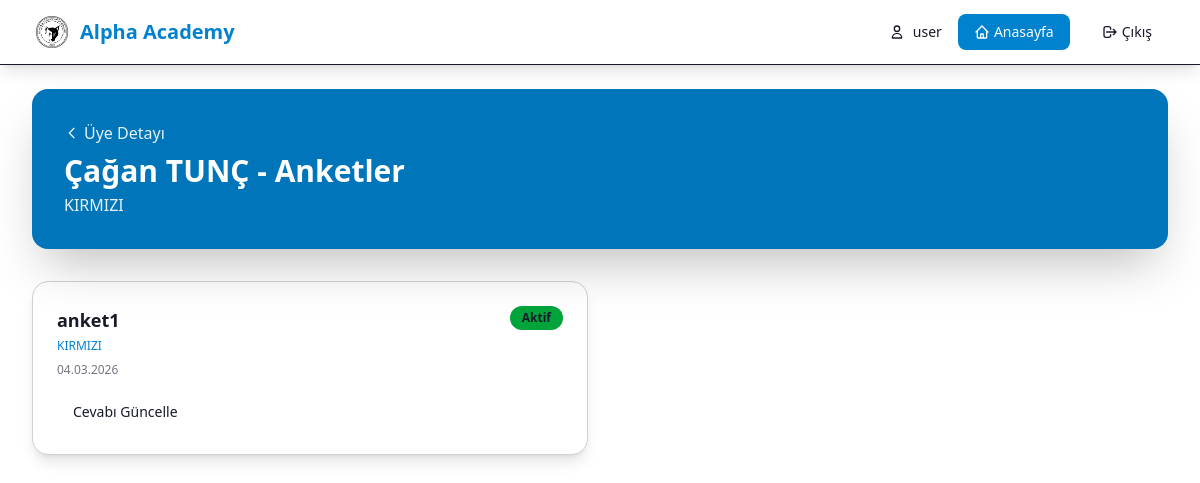
/teams/members/1/questionnaires/ (signed in), run on the app's committed database.
### user/models.py (models this page shows, shortened)
class User(AbstractUser):
    email = models.EmailField(unique=True)
    adi = models.CharField(max_length=30, blank=True)
    soyadi = models.CharField(max_length=30, blank=True)
    telefon = models.CharField(max_length=15, blank=True, null=True)
    created_at = models.DateTimeField(auto_now_add=True)
    updated_at = models.DateTimeField(auto_now=True)
    USERNAME_FIELD = 'email'
    REQUIRED_FIELDS = []  # No additional required fields since email is the username
    objects = CustomUserManager()
    class Meta:
        verbose_name = 'User'
        verbose_name_plural = 'Users'
        ordering = ['-created_at']

### team/models.py (models this page shows, shortened)
class Team(models.Model):
    name = models.CharField(max_length=100, verbose_name='Takım Adı')
    description = models.TextField(blank=True, null=True, verbose_name='Açıklama')
    logo = models.ImageField(upload_to='team_logos/', blank=True, null=True, verbose_name='Logo')
    founded_date = models.DateField(blank=True, null=True, verbose_name='Kuruluş Tarihi')
    created_at = models.DateTimeField(auto_now_add=True)
    updated_at = models.DateTimeField(auto_now=True)
    class Meta:
        verbose_name = 'Takım'
        verbose_name_plural = 'Takımlar'
        ordering = ['name']

class Questionnaire(models.Model):
    title = models.CharField(max_length=150, verbose_name='Başlık')
    description = models.TextField(blank=True, null=True, verbose_name='Açıklama')
    schema = models.JSONField(default=dict, verbose_name='Soru Şeması')
    teams = models.ManyToManyField(Team, blank=True, related_name='questionnaires', verbose_name='Takımlar')
    is_active = models.BooleanField(default=True, verbose_name='Aktif mi?')
    begin_date = models.DateField(null=True, blank=True, verbose_name='Başlangıç Tarihi')
    end_date = models.DateField(null=True, blank=True, verbose_name='Bitiş Tarihi')
    created_by = models.ForeignKey(settings.AUTH_USER_MODEL, on_delete=models.SET_NULL, null=True, blank=True, related_name='created_questionnaires', verbose_name='Oluşturan')
    created_at = models.DateTimeField(auto_now_add=True)
    updated_at = models.DateTimeField(auto_now=True)
    class Meta:
        verbose_name = 'Anket'
        verbose_name_plural = 'Anketler'
        ordering = ['-created_at']

### team/views.py (the view)
# urls.py: path('members/<int:member_pk>/questionnaires/', views.questionnaire_list, name='questionnaire_list'),
@login_required
def questionnaire_list(request, member_pk):
    member = get_object_or_404(TeamMember, pk=member_pk)
    _ensure_member_access(request, member)
    today = date.today()
    questionnaires = Questionnaire.objects.filter(
        models.Q(teams=member.team) | models.Q(teams__isnull=True),
        models.Q(begin_date__isnull=True) | models.Q(begin_date__lte=today),
        models.Q(end_date__isnull=True) | models.Q(end_date__gte=today)
    ).prefetch_related('teams').select_related('created_by').distinct().order_by('-created_at')
    responses = QuestionnaireResponse.objects.filter(member=member, questionnaire__in=questionnaires)
    response_map = {response.questionnaire_id: response for response in responses}
    context = {
        'member': member,
        'team': member.team,
        'questionnaires': questionnaires,
        'response_map': response_map,
        'title': f'{member.name} {member.surname} - Anketler'
    }
    return render(request, 'team/questionnaire_list.html', context)

### team/templatetags/team_filters.py (called while the page is built)
@register.filter
def get_item(value, key):
    if isinstance(value, dict):
        return value.get(key)
    return None

### team/views.py (called while the page is built)
def _ensure_member_access(request, member):
    if request.user.is_staff:
        return
    if request.user != member.user:
        raise PermissionDenied

### team/templates/team/questionnaire_list.html (shortened to what this page needs)
{% extends 'user/base.html' %}
{% load team_filters %}
{% block content %}
<div class="max-w-6xl mx-auto animate-fade-in">
    <div class="bg-primary text-primary-content rounded-2xl shadow-2xl p-8 mb-8 relative overflow-hidden">
        <div class="absolute inset-0 bg-black/10"></div>
        <div class="relative z-10 flex flex-col sm:flex-row sm:items-center sm:justify-between gap-4">
            <div>
                <a href="{% url 'team:member_detail' member.pk %}" class="inline-flex items-center opacity-90 hover:opacity-100 font-medium mb-2 group">
                    <svg class="w-4 h-4 mr-1 group-hover:-translate-x-1 transition-transform" fill="none" stroke="currentColor" viewBox="0 0 24 24">
                        <path stroke-linecap="round" stroke-linejoin="round" stroke-width="2" d="M15 19l-7-7 7-7"></path>
                    </svg>
                    Üye Detayı
                </a>
                <h1 class="text-2xl md:text-3xl font-bold">{{ title }}</h1>
                <p class="opacity-90 mt-1">{{ team.name }}</p>
            </div>
        </div>
    </div>
    {% if questionnaires %}
    <div class="grid grid-cols-1 md:grid-cols-2 gap-6">
        {% for questionnaire in questionnaires %}
        {% with response=response_map|get_item:questionnaire.id %}
        <div class="bg-base-100 rounded-2xl shadow-lg border border-base-300 p-6 hover-lift">
            <div class="flex items-start justify-between gap-4">
                <div>
                    <h2 class="text-lg font-semibold text-base-content">{{ questionnaire.title }}</h2>
                    {% if questionnaire.teams.exists %}
                    <p class="text-xs text-primary font-medium mt-1">
                        {% for team in questionnaire.teams.all %}
                            {{ team.name }}{% if not forloop.last %}, {% endif %}
                        {% endfor %}
                    </p>
                    {% else %}
                    <p class="text-xs text-base-content/60 mt-1">Tüm takımlar</p>
                    {% endif %}
                    <div class="flex items-center gap-2 mt-2">
                        <p class="text-xs text-base-content/60">{{ questionnaire.created_at|date:"d.m.Y" }}</p>
                    </div>
                </div>
                {% if questionnaire.is_active %}
                <span class="inline-flex px-3 py-1 rounded-full text-xs font-semibold bg-success ">Aktif</span>
                {% else %}
                <span class="inline-flex px-3 py-1 rounded-full text-xs font-semibold bg-base-200 text-base-content/80">Pasif</span>
                {% endif %}
            </div>
            <div class="mt-4 flex flex-wrap gap-2">
                 {% if response %}
                <a href="{% url 'team:questionnaire_respond' questionnaire.pk %}?member={{ member.pk }}" class="px-4 py-2 rounded-lg bg-secondary-100 text-secondary-700 hover:bg-secondary-200 text-sm font-medium">Cevabı Güncelle</a>
                {% else %}
                <a href="{% url 'team:questionnaire_respond' questionnaire.pk %}?member={{ member.pk }}" class="px-4 py-2 rounded-lg bg-primary text-primary-content hover:bg-primary-focus text-sm font-medium">Yanıtla</a>
                {% endif %}
            </div>
        </div>
        {% endwith %}
        {% endfor %}
    </div>
    {% else %}
    <div class="bg-base-100 rounded-2xl shadow-lg border border-base-300 p-8 text-center">
        <h3 class="text-lg font-semibold text-base-content mb-2">Henüz anket yok</h3>
        <p class="text-base-content/70">Bu üye için henüz anket oluşturulmadı.</p>
    </div>
    {% endif %}
</div>
{% endblock %}

### user/templates/user/base.html (shortened to what this page needs)
{% load static %}
<!DOCTYPE html>
<html lang="tr" data-theme="synthwave">
<head>
    <link rel="stylesheet" href="{% static 'css/output.css' %}">
</head>
<body class="bg-linear-to-br from-secondary-50 via-white to-secondary-100 min-h-screen">
    <nav class="bg-white/80 backdrop-blur-md shadow-lg border-b border-secondary-200 sticky top-0 z-50">
        <div class="max-w-7xl mx-auto px-4 sm:px-6 lg:px-8">
            <div class="flex justify-between items-center h-16">
                <div class="flex items-center shrink-0">
                    <a href="{% url 'user:home' %}" class="flex items-center space-x-2 text-primary font-bold text-lg sm:text-xl hover:text-primary transition-colors">
                        <div class="w-10 h-10 rounded-lg flex items-center justify-center">
                            <img src="/media/landing/fk1.png" alt="Logo" class="w-8 h-8">
                        </div>
                        <span class="hidden sm:inline">Alpha Academy</span>
                    </a>
                </div>
                <div class="nav-menu hidden md:flex items-center space-x-2 lg:space-x-4">
                    {% if user.is_authenticated %}
                        <div class="hidden lg:flex items-center space-x-2 text-secondary-700 text-sm">
                            <svg class="w-4 h-4" fill="none" stroke="currentColor" viewBox="0 0 24 24">
                                <path stroke-linecap="round" stroke-linejoin="round" stroke-width="2" d="M16 7a4 4 0 11-8 0 4 4 0 018 0zM12 14a7 7 0 00-7 7h14a7 7 0 00-7-7z"></path>
                            </svg>
                            <span class="font-medium">{{ user.adi }}</span>
                        </div>
                        <a href="{% url 'user:home' %}" class="bg-primary text-primary-content hover:bg-primary/90 px-3 lg:px-4 py-2 rounded-lg text-xs lg:text-sm font-medium transition-colors flex items-center space-x-1 whitespace-nowrap">
                            <svg class="w-4 h-4" fill="none" stroke="currentColor" viewBox="0 0 24 24">
                                <path stroke-linecap="round" stroke-linejoin="round" stroke-width="2" d="M3 12l2-2m0 0l7-7 7 7M5 10v10a1 1 0 001 1h3m10-11l2 2m-2-2v10a1 1 0 01-1 1h-3m-6 0a1 1 0 001-1v-4a1 1 0 011-1h2a1 1 0 011 1v4a1 1 0 001 1m-6 0h6"></path>
                            </svg>
                            <span class="hidden sm:inline">Anasayfa</span>
                        </a>
                        <a href="{% url 'user:logout' %}" class="bg-secondary-100 text-secondary-700 hover:bg-secondary-200 px-3 lg:px-4 py-2 rounded-lg text-xs lg:text-sm font-medium transition-colors flex items-center space-x-1 whitespace-nowrap">
                            <svg class="w-4 h-4" fill="none" stroke="currentColor" viewBox="0 0 24 24">
                                <path stroke-linecap="round" stroke-linejoin="round" stroke-width="2" d="M17 16l4-4m0 0l-4-4m4 4H7m6 4v1a3 3 0 01-3 3H6a3 3 0 01-3-3V7a3 3 0 013-3h4a3 3 0 013 3v1"></path>
                            </svg>
                            <span class="hidden sm:inline">Çıkış</span>
                        </a>
                    {% endif %}
                </div>
            </div>
        </div>
    </nav>
    <div class="max-w-7xl mx-auto py-4 sm:py-6 px-4 sm:px-6 lg:px-8">
        {% block content %}{% endblock %}
    </div>
</body>
</html>

### data on the page
User: adi "user"
Team: name "KIRMIZI"
Questionnaire: title "anket1", created_at "04.03.2026", is_active "Aktif"

### other printed values
{{ title }} "Çağan TUNÇ - Anketler"
